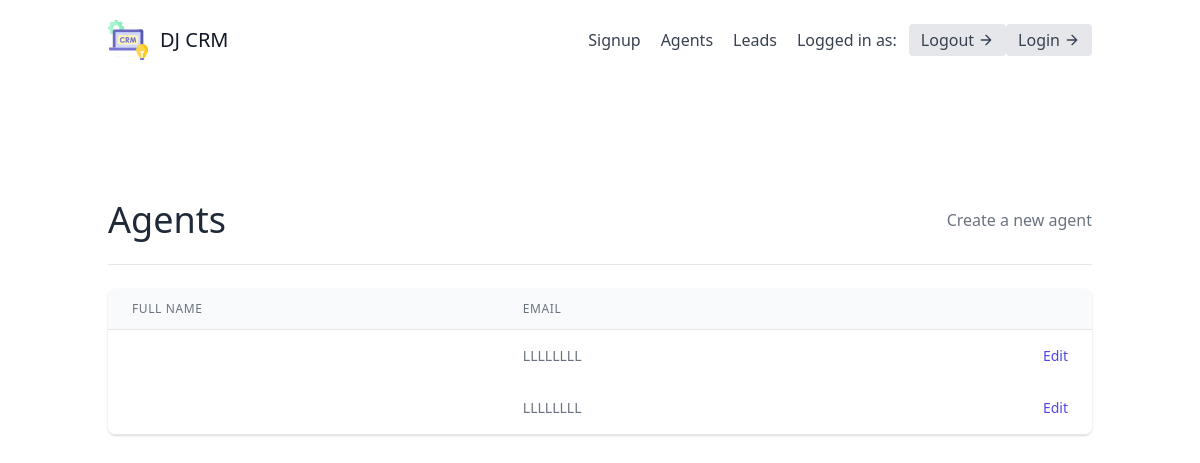
/agents/, run on an earlier commit of the app's database.
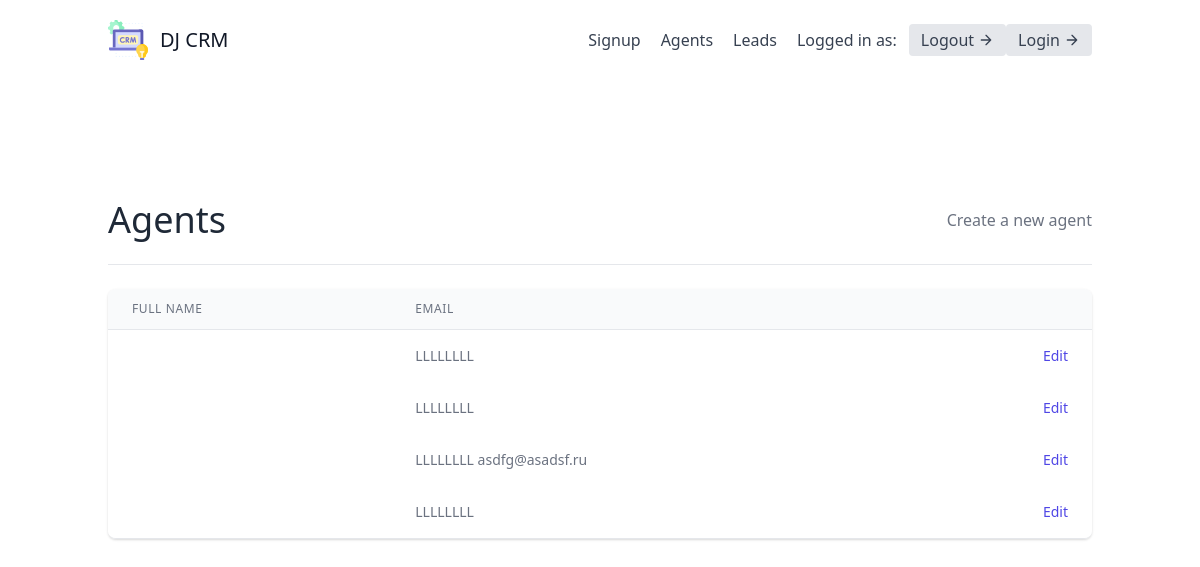
And on a later commit of the database.
### apps/leads/models.py (models this page shows)
class Agent(models.Model):
    user = models.OneToOneField(User, on_delete=models.CASCADE)
    organisation = models.ForeignKey(UserProfile, on_delete=models.CASCADE)
    def __str__(self):
        return self.user.email

class User(AbstractUser):
    is_organisor = models.BooleanField(default=True)
    is_agent = models.BooleanField(default=False)

### apps/agents/views.py (the view)
# urls.py: path('', agent_list, name='agent_list'),
def agent_list(request):
    agents = Agent.objects.all()
    print('...',agents)
    context = {'agents': agents}
    return render(request, 'agents/agent_list.html', context)

### apps/agents/templates/agents/agent_list.html (shortened to what this page needs)
{% extends "base.html" %}
{% block content %}
    <section class="text-gray-700 body-font">
        <div class="container px-5 py-24 mx-auto flex flex-wrap">
            <div class="w-full mb-6 py-6 flex justify-between items-center border-b border-gray-200">
                <div>
                    <h1 class="text-4xl text-gray-800">Agents</h1>
                </div>
                <div>
                    <a class="text-gray-500 hover:text-blue-500" href="{% url 'agents:agent_create' %}">Create a new agent</a>
                </div>
            </div>
            <div class="flex flex-col w-full">
                <div class="-my-2 overflow-x-auto sm:-mx-6 lg:-mx-8">
                <div class="py-2 align-middle inline-block min-w-full sm:px-6 lg:px-8">
                    <div class="shadow overflow-hidden border-b border-gray-200 sm:rounded-lg">
                    <table class="min-w-full divide-y divide-gray-200">
                        <thead class="bg-gray-50">
                            <tr>
                                <th scope="col" class="px-6 py-3 text-left text-xs font-medium text-gray-500 uppercase tracking-wider">
                                Full Name
                                </th>
                                <th scope="col" class="px-6 py-3 text-left text-xs font-medium text-gray-500 uppercase tracking-wider">
                                Email
                                </th>
                                <th scope="col" class="relative px-6 py-3">
                                </th>
                            </tr>
                        </thead>
                        <tbody>
                            {% for agent in agents %}
                                <tr class="bg-white">
                                    <td class="px-6 py-4 whitespace-nowrap text-sm font-medium text-gray-900">
                                    </td>
                                    <td class="px-6 py-4 whitespace-nowrap text-sm text-gray-500">
                                       LLLLLLLL {{ agent.user.email }}
                                    </td>
                                    <td class="px-6 py-4 whitespace-nowrap text-right text-sm font-medium">
                                        <a href="" class="text-indigo-600 hover:text-indigo-900">
                                            Edit
                                        </a>
                                    </td>
                                </tr>
                            {% empty %}
                            <p>There are currently no agents</p>
                            {% endfor %}
                        </tbody>
                    </table>
                    </div>
                </div>
                </div>
            </div>
        </div>
      </section>
{% endblock content %}

What changed in the data, as far as the page shows it:
added Agent: user.email "asdfg@asadsf.ru"
